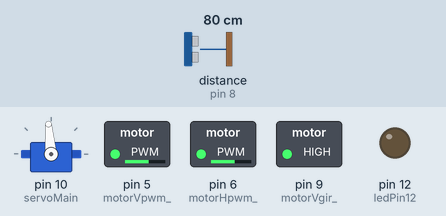
Recording of a sketch running on a simulated Arduino Uno, built with avr-gcc and run on an emulated ATmega328P. Parts: servo, switched loads named in the sketch (green lamp = pin HIGH), output pins drawn as LEDs (lit = HIGH). Wiring (inferred from the names in the program): ultrasonic range finder: trigger pin 7; echo pin 8. The test bench sets the inputs (shaded band); at power-on: distance to the obstacle (sensor on pin 8) 80 cm. The echo pulse lasts 58.3 µs per cm; pins used as bus, display or sensor lines are not drawn.

Above: at 4.8 s.
4.9 s: distance to the obstacle (sensor on pin 8) set to 45 cm
6.4 s: distance to the obstacle (sensor on pin 8) set to 36 cm
At 8.3 s:
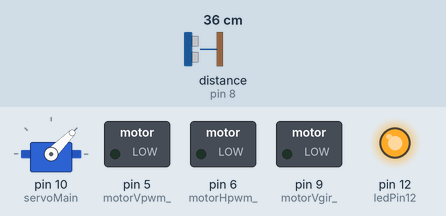
9.4 s: distance to the obstacle (sensor on pin 8) set to 60 cm
12.4 s: distance to the obstacle (sensor on pin 8) set to 2 cm
At 14.8 s:
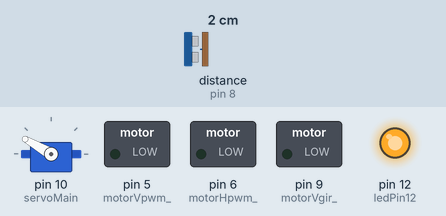
15.4 s: distance to the obstacle (sensor on pin 8) set to 120 cm
At 18.01 s:
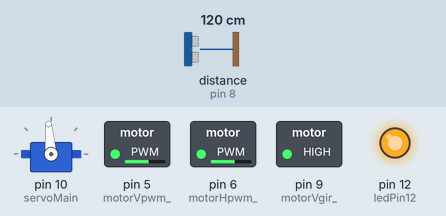
Timing chart, 0 to 19.4 s (numbered marks = the images above; inputs shaded):
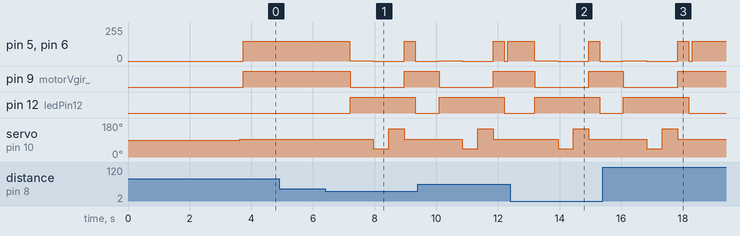

Measured:
- the behaviour switches between 41 and 40 cm on distance to the obstacle (sensor on pin 8) (found by bisection; images 0 and 1)
- after the input at 4.9 s, every drawn part: stays the same
- after the input at 6.4 s, pin 5 (motorVpwm_), pin 6 (motorHpwm_): 150/255 → 1/255 after 0.80 s, → 0/255 0.77 s later, → 150/255 1.0 s later, → 0/255 0.35 s later
- after the input at 12.4 s, pin 5 (motorVpwm_), pin 6 (motorHpwm_): 150/255 → 1/255 after 0.78 s, → 0/255 0.77 s later, → 150/255 1.0 s later, → 0/255 0.35 s later
- after the input at 15.4 s, pin 9 (motorVgir_): goes on until 17.8 s, then stays HIGH; pin 12 (ledPin12): goes on until 18.2 s, then stays LOW

The sketch:

skilaverkefni4.ino
```cpp
//**************************** RobotCar_2018 ****************************
// Only files with the .ino extension are scanned for include files.     *
// This is by design, for simplicity for one thing and so that a         *
// library can't include another library that includes another library   *
// and so on.                                                            *
// Athugid ad setja snuningsAtt i RobotFunctions.h a -1 ef servomotor    *
// er orvhentur                                        *
//***********************************************************************/
#include "Arduino.h"
#include "RobotFunctions.h"
#include <SoftwareSerial.h>
#include "MyDFPlayer.h"

int ledPin12 = 12;
int ledPin13 = 13;

//************************** uppsetning á forritinu *****************
void setup()
{
	pinMode(motorVpwm_, OUTPUT);
	pinMode(motorVgir_, OUTPUT);
	pinMode(motorHpwm_, OUTPUT);
	pinMode(motorHgir_, OUTPUT);

	servoMain.attach(10); //Servo on digital pin ~10

	pinMode(sonarTrigger_, OUTPUT);
	pinMode(sonarEcho_, INPUT_PULLUP); //Allir inngangar verda að hafa pullup vidnam
									   //her notum við internal pullup (20kohm) orgjorvans
	pinMode(TXspilari_, OUTPUT);
	pinMode(RXspilari_, INPUT_PULLUP); //Notum aftur Internal pullup vidnam

	Serial.begin(9600);
	//******************** Setja upp MDFPlayer *************************
	mySerial.begin(9600);
	delay(500);
	//mp3_set_volume(25);
	mp3_set_volume(25);
	delay(100);

	mp3_play_track(1); // 17. Bíll í gang (gamli bíllinn)
	delay(3000);

	mp3_play_track(2); // 1. Riding along in my automobile
  lagNr = 2;

	//Timar
	time = millis(); //Setur time breytuna á tíma liðinn frá starti
	timeX = time;
	servoMain.write(95); //SONAR beint framm, í þessum bíl er leiðrétt um -10°
	lengdX = lengd();
} //End of setup *********

//*************************** Keyrslulykkjan **********************
void loop()
{
  if (digitalRead(RXspilari_) == 1 || lagNr != 2)
  {
    mp3_play_track(2);
    lagNr = 2;
  }

	delay(100);
	startCar(); // Bíll keyrir áfram

	while (lengd() < 40)
	{
    mp3_play_track(3);
    lagNr = 3;
		stopCar();

    mp3_play_track(4);
    lagNr = 4;
		backCar();

		breakCar();

		switch (beygja())
		{
  		case true:
        digitalWrite(ledPin13, HIGH);
        driveLeft();
        delay(350);
        digitalWrite(ledPin13, LOW);
  			breakCar();
  			break;
  		case false:
        digitalWrite(ledPin12, HIGH);
        driveRight();
        delay(350);
        digitalWrite(ledPin12, LOW);
  			breakCar();
  			break;

      default:
        backCar();
        delay(500);
        breakCar();
        break;
		}
	}
} //End of loop *********************
```

MyDFPlayer.h
```cpp
//*********************** MyDFPlayer.h ***************************
#include "Arduino.h"

//Athugið að TX (4)á Arduino tengist við RX (2) a DFPlayer
//og að RX (2) á Arduino tengist BUSY (16) a DFPlayer
//Busy á DFPlayer er í lástöðu meðan lag er spilað en hástöðu annars
SoftwareSerial mySerial(2, 4); // RX, TX á arduino

void mp3_play_track(unsigned char fileNum) //Spilar skrana fileNum
{
	unsigned char pakki[8] = {0X7E, 0XFF, 0X06, 0X03, 00, 00, fileNum, 0XEF};
	for (int i = 0; i < 8; i++)
	{
		mySerial.write(pakki[i]);
	}
}
void mp3_play_next() //Spilar naestu skra a sd kortinu
{
	unsigned char pakki[8] = {0X7E, 0XFF, 0X06, 0X01, 00, 00, 00, 0XEF};
	for (int i = 0; i < 8; i++)
	{
		mySerial.write(pakki[i]);
	}
}
void mp3_play_previous() //Spilar skrana er sidast var spilud
{
	unsigned char pakki[8] = {0X7E, 0XFF, 0X06, 0X02, 00, 00, 00, 0XEF};
	for (int i = 0; i < 8; i++)
	{
		mySerial.write(pakki[i]);
	}
}
void mp3_set_volume(unsigned char volume) //Setur hljodstyrkinn a volume 0..30
{
	unsigned char pakki[8] = {0X7E, 0XFF, 0X06, 0X06, 00, 00, volume, 0XEF};
	for (int i = 0; i < 8; i++)
	{
		mySerial.write(pakki[i]);
	}
}
void mp3_play() //Spilar fyrstu skrana a sd kortinu an hindrana
{
	unsigned char pakki[8] = {0X7E, 0XFF, 0X06, 0X0D, 00, 00, 00, 0XEF};
	for (int i = 0; i < 8; i++)
	{
		mySerial.write(pakki[i]);
	}
}
```

RobotFunctions.h
```cpp
//******Robot Functions  ************
#include <Servo.h> //Servo er innbyggður í Arduino en það þarf að stofna servoMain sem er þá eintak af Servo
Servo servoMain;   //ServoMain hefur t.d. fallið write(int stefna)
//******************* Skilgreining á tengjum og breytum **************
int motorVpwm_ = 5;
int motorVgir_ = 9;
int motorVpwm; //Geymir stöðu motorV  (analogWrite(motorVpwm_,motorVpwm);)

int motorHpwm_ = 6;
int motorHgir_ = 12;
int motorHpwm;   //Geymir stöðu motorH  (analogWrite(motorHpwm_,motorHpwm);)
int servo_ = 10; //Geymir númer servo tengis

/*
int VgrunnV=125;   //Upphafsgildi mótoranna
int VgrunnH=125;
*/
int VgrunnV = 150; //Upphafsgildi mótoranna
int VgrunnH = 150;

int TXspilari_ = 4; //Sendir skipanir til mp3 spilarans
int RXspilari_ = 2; //Tekur við skipunum frá mp3 spilara

int sonarTrigger_ = 7; //Sendir 10us breiðan 40kHz sónarpúls
int sonarEcho_ = 8;	//Tekur á móti SONAR púlsinum
int lagNr;			   //Synir hvaða lag er spilad
int randomTurn = 1;
//****************************Lengdir og Tímar
unsigned int lengdV;
unsigned int lengdH;
unsigned int lengdMax = 0;
int lengdX = 0;
unsigned long time; //Notuð með millis() fallinu til að ákveða spilatíma laga
unsigned long timeX;

//******** Reikna púlsbreidd frá gráðum og kalla síðan á servoMain.write(stefna) *******
void reiknaPulsBreidd(int gradur, int snunAtt) //réttsaelis=1 rangsaelis=-1
{
	int stefna;
	if (snunAtt >= 0)
		stefna = gradur + 90;
	else
		stefna = -1 * gradur + 90;

	if (stefna < 0)
		stefna = 0;
	if (stefna > 180)
		stefna = 180;
	servoMain.write(stefna);
}

//******************** unsigned int lengd() Reiknar fjarlaegd ad endurvarpi ***************
//Athugid ad nota Tetta fall ekki nema SONAR se tengdur annars bídur tolvan endalaust

unsigned int lengd() //Reikna lengd ad endurvarpi
{
	unsigned int tmp;
	digitalWrite(sonarTrigger_, HIGH); //Setja trigger utgang í hastoðu (Byrja StartPuls)
	delayMicroseconds(10);			   //bíða í 10 us  (Start púls er 10us breiður)
	digitalWrite(sonarTrigger_, LOW);  //Setja trigger útgang í lastodu (enda startpuls)
	tmp = pulseIn(sonarEcho_, HIGH);

	tmp = tmp * 0.01715; //tmp*34300cm/s /2 =tmp*0,01715cm/us
	return tmp;			 //Skila lengdinni til baka til þess sem kallaði á fall
}

void startCar()
{
	digitalWrite(motorVgir_, HIGH);
	digitalWrite(motorHgir_, LOW);
	analogWrite(motorVpwm_, VgrunnV);
	analogWrite(motorHpwm_, VgrunnH);
}
void breakCar()
{
	analogWrite(motorVpwm_, 0);
	analogWrite(motorHpwm_, 0);
}
void stopCar()
{
  digitalWrite(motorVgir_, HIGH);
  digitalWrite(motorHgir_, LOW);

  for (int i = 150; i > 0; i--)
  {
    analogWrite(motorVpwm_, i);
    analogWrite(motorHpwm_, i);
    delay(5);
  }
}
void backCar()
{
	digitalWrite(motorVgir_, LOW);
	digitalWrite(motorHgir_, HIGH);
  for (int i = 150; i > 0; i--)
  {
    analogWrite(motorVpwm_, i);
    analogWrite(motorHpwm_, i);
    delay(5);
  }
}

void driveLeft()
{
	digitalWrite(motorVgir_, LOW);
	digitalWrite(motorHgir_, LOW);
	analogWrite(motorVpwm_, VgrunnV);
	analogWrite(motorHpwm_, VgrunnH);
}
void driveRight()
{
	digitalWrite(motorVgir_, HIGH);
	digitalWrite(motorHgir_, HIGH);
	analogWrite(motorVpwm_, VgrunnV);
	analogWrite(motorHpwm_, VgrunnH);
}

// Vinstri = true, hægri = false;
bool beygja()
{
  int skanna45gradur;
  int skanna125gradur;

  servoMain.write(45);
  delay(500);
  skanna45gradur = lengd();

  servoMain.write(150);
  delay(500);
  skanna125gradur = lengd();

  servoMain.write(95);

  return skanna45gradur < skanna125gradur;
}
```
